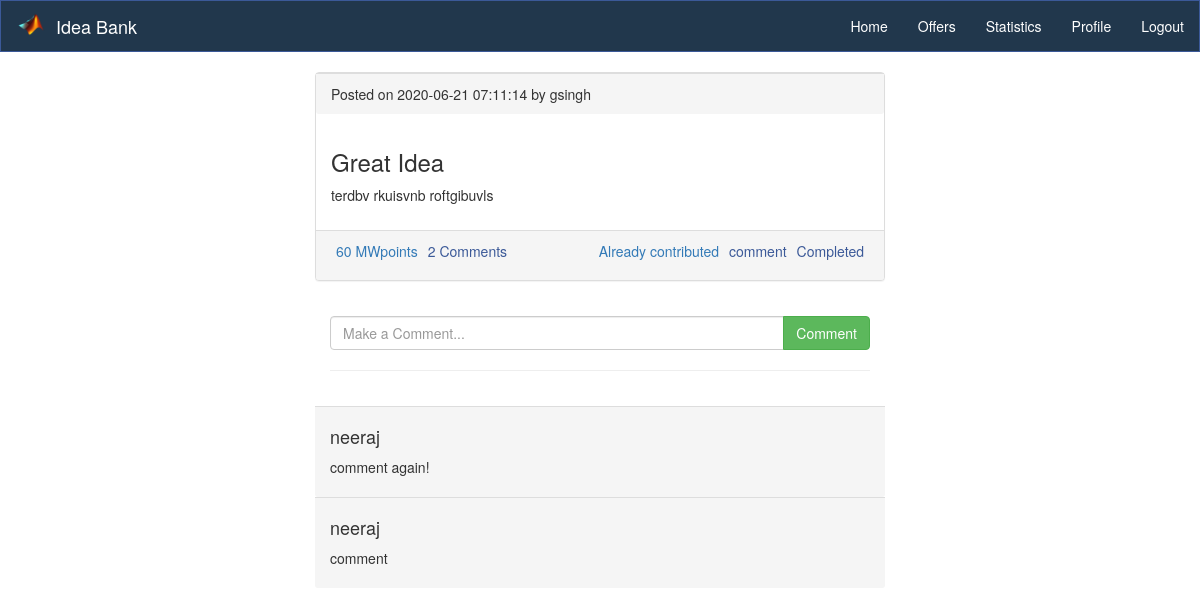
/comment.php?post_id=efefdea5449b068568bb843e8c35958a3128fea88fb9c82a515671c3b827a7737440c9a22ac3d6b5 (signed in), run on the app's committed database.
### tables this page shows
CREATE TABLE `post` (
  `post_id` varchar(200) NOT NULL,
  `name` varchar(50) DEFAULT NULL,
  `current_status` varchar(30) DEFAULT NULL,
  `post_creation_time` datetime DEFAULT NULL,
  `post_text` text,
  `type` varchar(20) DEFAULT NULL,
  `post_heading` text
);

CREATE TABLE `comment` (
  `comment_id` varchar(700) NOT NULL,
  `comment_content` text,
  `name` varchar(50) DEFAULT NULL,
  `post_id` varchar(200) DEFAULT NULL
);

### comment.php (the view, shortened to what this page needs)
<?php
	require_once "header.php";
	require_once "functions.php";
	$post_id = $_GET['post_id'];
	$user  = $_SESSION['name'];
?>
<div class="col-md-6" style="margin-left: 25%;">
<div>
        <?php
          $sql = "SELECT * from post where post_id = '$post_id'";
          $result = mysqli_query($conn,$sql);
          if (mysqli_num_rows($result) > 0) {
            while($post = $result->fetch_assoc()) {
              $post_id = $post['post_id'];
              $query1 = "SELECT sum(contribution) as contr from contributors where post_id = '$post_id'";
              $MWpoints1 = mysqli_query($conn,$query1);
              $MWpoints = mysqli_fetch_array($MWpoints1);
              $query2 = "SELECT count(*) as comments from comment where post_id = '$post_id'";
              $num_comm1 = mysqli_query($conn,$query2);
              $num_comm = mysqli_fetch_array($num_comm1);
              $type = $post['type'];
              $creation_type = "Posted";
              ?>
                <div class="panel panel-default">
            <div class="panel-footer">
              <span><?php echo $creation_type; ?> on <?php echo $post['post_creation_time']; ?> by <?php echo $post['name']; ?></span>
            </div>
            <div class="panel-body">
              <h3><?php echo $post['post_heading']; ?></h3>
              <p><?php echo $post['post_text']; ?></p>
            </div>
           <div class="panel-footer" style = "height: 50px;">
              <?php
                 $contribution = "contribution.php?post_id=".$post_id;
               ?>
               <span class="pull-left"><a class="text-primary" style = "padding: 5px" href="<?php echo $contribution; ?>">
                <?php
                  echo $MWpoints['contr']." MWpoints";
                ?>
                </a></span>
                <span class="pull-left"><a class="text-secondary" style = "padding: 5px" href=<?php     echo "comment.php?post_id=".$post_id; ?>>
                <?php
                  echo $num_comm['comments']." Comments";
                ?>
               </a></span>
               <?php
                       if($_SESSION['name'] != "") {
                        if($type == 'idea'){
                          if($post['name']==$user){
                          ?>
                             <span class="pull-right"><a class="text-secondary" style = "padding: 5px" href="<?php echo "status.php?post_id=".$post_id; ?>"> <?php echo $post['current_status'];?>
                             </a></span>
                       <?php } else {?>
                         <span class="pull-right"><a class="text-secondary" style = "padding: 5px" > <?php echo $post['current_status'];?>
                             </a></span>
                       <?php }} ?>
              <span class="pull-right"><a class="text-secondary" style = "padding: 5px" href=<?php     echo "comment.php?post_id=".$post_id; ?>>  comment  </a></span>
              <span class="pull-right"><a class="text-primary" style = "padding: 5px" href= <?php     echo "contribute_post.php?post_id=".$post_id; ?> >
                <?php
                  $query5 = "SELECT * from contributors where post_id = '$post_id' and c_name = '$user' ";
                  $q6 = "select current_status from post where post_id = '$post_id'";
                  $r6 = mysqli_query($conn,$q6);
                  $rr6 = $r6->fetch_assoc();
                  $rrr = $rr6['current_status'];
                  $result5 = mysqli_query($conn,$query5);
                  if(mysqli_num_rows($result5)==0 && $rrr == 'In progress'){
                  }
                  else if(mysqli_num_rows($result5)==0){
                   echo 'Contribute(10 MWpoints)';
                  }
                  else{
                    echo 'Already contributed';
                  }
                ?>
              </a></span>
            <?php } ?>
            </div>
          </div>
              <?php
            }
          } else {
            ?>
              <p class="text-center">No posts yet!</p>
            <?php
          }
        ?>
      </div>
      <?php
       if($_SESSION['name'] != "") {
        ?>
      <div class="panel-body">
      <form method="post" action="create_comment.php?post_id=<?php echo $post_id;  ?>" >
        <div class="input-group">
          <input class="form-control" type="text" name="content" placeholder="Make a Comment..." required>
          <span class="input-group-btn">
            <button class="btn btn-success" type="submit" name="comment">Comment</button>
          </span>
        </div>
      </form><hr>
    </div>
    <?php } ?>
      <?php
      	$query3 = "SELECT * from comment where post_id = '$post_id'";
      	$result3 = mysqli_query($conn,$query3);
      	if(mysqli_num_rows($result3)){
      		while($row = mysqli_fetch_array($result3)){
      			$comment_content = $row['comment_content'];
				$commenter = $row['name'];
				?>
      			<div class="panel-footer">
              	<h4><?php echo $commenter; ?></h4>
              	<p><?php echo $comment_content; ?></p>
            	</div>
            	<?php
      		}
      	}
      	else{?>
      		<div class="panel-footer">
              <h4><?php echo "No Comments yet"; ?></h4>
            </div>
		<?php
      	}
      ?>
  </div>

### css/style.css (style rules this page uses)
a { color: #3b5998; }

### data on the page
post: creation_type "Posted", post_creation_time "2020-06-21 07:11:14", name "gsingh", post_heading "Great Idea", post_text "terdbv rkuisvnb roftgibuvls", contr "60", comments "2", current_status "Completed"
comment: name "neeraj", comment_content "comment again!"
comment: name "neeraj", comment_content "comment"
